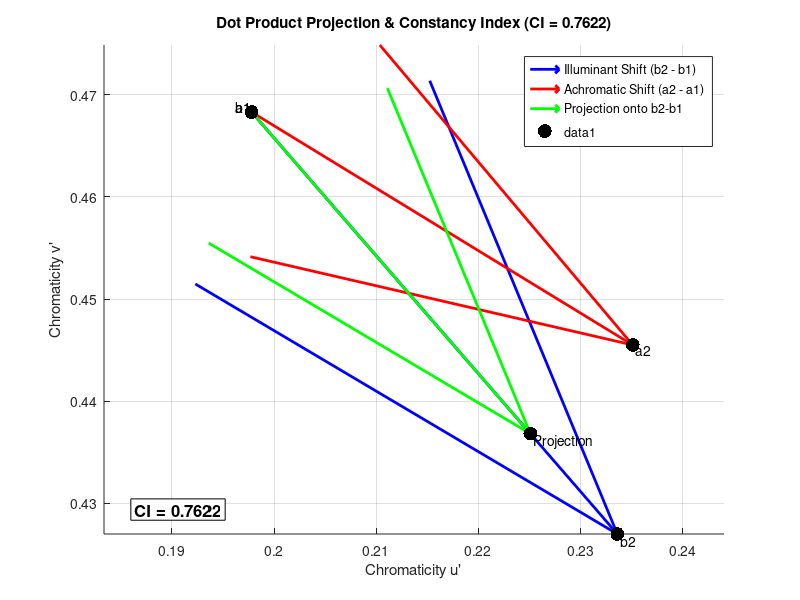

Here is the MATLAB script that generated this plot:
% Define chromaticity coordinates of the reference and test illuminants
b1 = [0.1978, 0.4683];  % Reference illuminant chromaticity
b2 = [0.2336, 0.427]; % Test illuminant chromaticity

% Define achromatic settings under the reference and test illuminants
a1 = [0.1978, 0.4683]; % Observer1s neutral point under reference illuminant
a2 = [0.2351    0.4455]; % Observer0s neutral point under test illuminant

% Compute vector differences
delta_b = b2 - b1; % Change in illuminant chromaticity
delta_a = a2 - a1; % Change in achromatic setting

% Compute Constancy Index (CI)
CI = dot(delta_b, delta_a) / norm(delta_b)^2;

% Compute projection of delta_a onto delta_b
projection_scalar = CI; % Since CI is the projection coefficient
projection_vector = projection_scalar * delta_b;

% Compute the projected point
a1_proj = a1 + projection_vector;

% Plot the vectors
figure; hold on; grid on; axis equal;
xlabel('Chromaticity u'''); ylabel('Chromaticity v''');
title(sprintf('Dot Product Projection & Constancy Index (CI = %.4f)', CI));

% Plot illuminant shift vector
quiver(b1(1), b1(2), delta_b(1), delta_b(2), 0, 'b', 'LineWidth', 2, 'MaxHeadSize', 0.5, 'DisplayName', 'Illuminant Shift (b2 - b1)');

% Plot achromatic setting shift vector
quiver(a1(1), a1(2), delta_a(1), delta_a(2), 0, 'r', 'LineWidth', 2, 'MaxHeadSize', 0.5, 'DisplayName', 'Achromatic Shift (a2 - a1)');

% Plot projection vector
quiver(a1(1), a1(2), projection_vector(1), projection_vector(2), 0, 'g', 'LineWidth', 2, 'MaxHeadSize', 0.5, 'DisplayName', 'Projection onto b2-b1');

% Mark points
scatter([b1(1), b2(1), a1(1), a2(1), a1_proj(1)], ...
        [b1(2), b2(2), a1(2), a2(2), a1_proj(2)], 100, 'k', 'filled');

% Add labels for points
text(b1(1), b1(2), ' b1', 'VerticalAlignment', 'bottom', 'HorizontalAlignment', 'right');
text(b2(1), b2(2), ' b2', 'VerticalAlignment', 'top', 'HorizontalAlignment', 'left');
text(a1(1), a1(2), ' a1', 'VerticalAlignment', 'bottom', 'HorizontalAlignment', 'right');
text(a2(1), a2(2), ' a2', 'VerticalAlignment', 'top', 'HorizontalAlignment', 'left');
text(a1_proj(1), a1_proj(2), ' Projection', 'VerticalAlignment', 'top', 'HorizontalAlignment', 'left');

x_limits = xlim;
y_limits = ylim;
x_pos = x_limits(1) + 0.05 * (x_limits(2) - x_limits(1)); % Left 5% margin
y_pos = y_limits(1) + 0.05 * (y_limits(2) - y_limits(1)); % Bottom 5% margin

% Display CI value in the bottom-left corner
text(x_pos, y_pos, sprintf('CI = %.4f', CI), 'FontSize', 12, 'FontWeight', 'bold', ...
     'Color', 'k', 'BackgroundColor', 'w', 'EdgeColor', 'k');

legend;
hold off;

% Display CI value in command window
fprintf('Chromaticity Index (CI): %.4f\n', CI);
